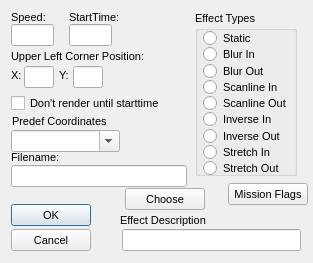
<?xml version="1.0"?>
<ui version="4.0">
  <class>BriefBitmapDialog</class>
  <widget class="QDialog" name="IDD_BRIEF_ADDBITMAP">
    <property name="geometry">
      <rect>
        <x>0</x>
        <y>0</y>
        <width>313</width>
        <height>263</height>
      </rect>
    </property>
    <property name="windowTitle">
      <string>Bitmap Effect</string>
    </property>
    <property name="font">
      <font>
        <family>Liberation Sans</family>
        <pointsize>8</pointsize>
        <bold>false</bold>
        <italic>false</italic>
      </font>
    </property>
    <property name="enabled">
      <bool>true</bool>
    </property>
    <property name="windowFlags">
      <set>Qt::Dialog|Qt::WindowCloseButtonHint</set>
    </property>
    <property name="minimumSize">
      <size>
        <width>313</width>
        <height>263</height>
      </size>
    </property>
    <property name="maximumSize">
      <size>
        <width>313</width>
        <height>263</height>
      </size>
    </property>
    <widget class="QGroupBox" name="IDC_STATIC">
      <property name="geometry">
        <rect>
          <x>195</x>
          <y>11</y>
          <width>102</width>
          <height>165</height>
        </rect>
      </property>
      <property name="title">
        <string>Effect Types</string>
      </property>
      <property name="visible">
        <bool>true</bool>
      </property>
      <property name="enabled">
        <bool>true</bool>
      </property>
      <property name="flat">
        <bool>false</bool>
      </property>
      <widget class="QRadioButton" name="IDC_BRIEF_B_STATIC">
        <property name="geometry">
          <rect>
            <x>8</x>
            <y>19</y>
            <width>54</width>
            <height>16</height>
          </rect>
        </property>
        <property name="text">
          <string>Static</string>
        </property>
        <property name="visible">
          <bool>true</bool>
        </property>
        <property name="enabled">
          <bool>true</bool>
        </property>
      </widget>
      <widget class="QRadioButton" name="IDC_BRIEF_B_BLURIN">
        <property name="geometry">
          <rect>
            <x>8</x>
            <y>35</y>
            <width>57</width>
            <height>16</height>
          </rect>
        </property>
        <property name="text">
          <string>Blur In</string>
        </property>
        <property name="visible">
          <bool>true</bool>
        </property>
        <property name="enabled">
          <bool>true</bool>
        </property>
      </widget>
      <widget class="QRadioButton" name="IDC_BRIEF_B_BLUROUT">
        <property name="geometry">
          <rect>
            <x>8</x>
            <y>52</y>
            <width>65</width>
            <height>16</height>
          </rect>
        </property>
        <property name="text">
          <string>Blur Out</string>
        </property>
        <property name="visible">
          <bool>true</bool>
        </property>
        <property name="enabled">
          <bool>true</bool>
        </property>
      </widget>
      <widget class="QRadioButton" name="IDC_BRIEF_B_SCANIN">
        <property name="geometry">
          <rect>
            <x>8</x>
            <y>68</y>
            <width>81</width>
            <height>16</height>
          </rect>
        </property>
        <property name="text">
          <string>Scanline In</string>
        </property>
        <property name="visible">
          <bool>true</bool>
        </property>
        <property name="enabled">
          <bool>true</bool>
        </property>
      </widget>
      <widget class="QRadioButton" name="IDC_BRIEF_B_SCANOUT">
        <property name="geometry">
          <rect>
            <x>8</x>
            <y>84</y>
            <width>91</width>
            <height>16</height>
          </rect>
        </property>
        <property name="text">
          <string>Scanline Out</string>
        </property>
        <property name="visible">
          <bool>true</bool>
        </property>
        <property name="enabled">
          <bool>true</bool>
        </property>
      </widget>
      <widget class="QRadioButton" name="IDC_BRIEF_B_INVIN">
        <property name="geometry">
          <rect>
            <x>8</x>
            <y>100</y>
            <width>75</width>
            <height>16</height>
          </rect>
        </property>
        <property name="text">
          <string>Inverse In</string>
        </property>
        <property name="visible">
          <bool>true</bool>
        </property>
        <property name="enabled">
          <bool>true</bool>
        </property>
      </widget>
      <widget class="QRadioButton" name="IDC_BRIEF_B_INVOUT">
        <property name="geometry">
          <rect>
            <x>8</x>
            <y>117</y>
            <width>85</width>
            <height>16</height>
          </rect>
        </property>
        <property name="text">
          <string>Inverse Out</string>
        </property>
        <property name="visible">
          <bool>true</bool>
        </property>
        <property name="enabled">
          <bool>true</bool>
        </property>
      </widget>
      <widget class="QRadioButton" name="IDC_BRIEF_B_STRETCHIN">
        <property name="geometry">
          <rect>
            <x>8</x>
            <y>133</y>
            <width>75</width>
            <height>16</height>
          </rect>
        </property>
        <property name="text">
          <string>Stretch In</string>
        </property>
        <property name="visible">
          <bool>true</bool>
        </property>
        <property name="enabled">
          <bool>true</bool>
        </property>
      </widget>
      <widget class="QRadioButton" name="IDC_BRIEF_B_STRETCHOUT">
        <property name="geometry">
          <rect>
            <x>8</x>
            <y>149</y>
            <width>83</width>
            <height>16</height>
          </rect>
        </property>
        <property name="text">
          <string>Stretch Out</string>
        </property>
        <property name="visible">
          <bool>true</bool>
        </property>
        <property name="enabled">
          <bool>true</bool>
        </property>
      </widget>
    </widget>
    <widget class="QLabel" name="IDC_STATIC_2">
      <property name="geometry">
        <rect>
          <x>11</x>
          <y>11</y>
          <width>38</width>
          <height>13</height>
        </rect>
      </property>
      <property name="text">
        <string>Speed:</string>
      </property>
      <property name="visible">
        <bool>true</bool>
      </property>
      <property name="enabled">
        <bool>true</bool>
      </property>
      <property name="alignment">
        <set>Qt::AlignLeft</set>
      </property>
    </widget>
    <widget class="QLabel" name="IDC_STATIC_3">
      <property name="geometry">
        <rect>
          <x>69</x>
          <y>11</y>
          <width>52</width>
          <height>13</height>
        </rect>
      </property>
      <property name="text">
        <string>StartTime:</string>
      </property>
      <property name="visible">
        <bool>true</bool>
      </property>
      <property name="enabled">
        <bool>true</bool>
      </property>
      <property name="alignment">
        <set>Qt::AlignLeft</set>
      </property>
    </widget>
    <widget class="QLineEdit" name="IDC_BRIEF_B_SPEED">
      <property name="geometry">
        <rect>
          <x>11</x>
          <y>24</y>
          <width>43</width>
          <height>22</height>
        </rect>
      </property>
      <property name="visible">
        <bool>true</bool>
      </property>
      <property name="enabled">
        <bool>true</bool>
      </property>
    </widget>
    <widget class="QLineEdit" name="IDC_BRIEF_B_STARTTIME">
      <property name="geometry">
        <rect>
          <x>69</x>
          <y>24</y>
          <width>43</width>
          <height>22</height>
        </rect>
      </property>
      <property name="visible">
        <bool>true</bool>
      </property>
      <property name="enabled">
        <bool>true</bool>
      </property>
    </widget>
    <widget class="QLabel" name="IDC_STATIC_4">
      <property name="geometry">
        <rect>
          <x>11</x>
          <y>50</y>
          <width>138</width>
          <height>13</height>
        </rect>
      </property>
      <property name="text">
        <string>Upper Left Corner Position:</string>
      </property>
      <property name="visible">
        <bool>true</bool>
      </property>
      <property name="enabled">
        <bool>true</bool>
      </property>
      <property name="alignment">
        <set>Qt::AlignLeft</set>
      </property>
    </widget>
    <widget class="QLineEdit" name="IDC_BRIEF_B_X">
      <property name="geometry">
        <rect>
          <x>24</x>
          <y>66</y>
          <width>30</width>
          <height>22</height>
        </rect>
      </property>
      <property name="visible">
        <bool>true</bool>
      </property>
      <property name="enabled">
        <bool>true</bool>
      </property>
    </widget>
    <widget class="QLineEdit" name="IDC_BRIEF_B_Y">
      <property name="geometry">
        <rect>
          <x>73</x>
          <y>66</y>
          <width>30</width>
          <height>22</height>
        </rect>
      </property>
      <property name="visible">
        <bool>true</bool>
      </property>
      <property name="enabled">
        <bool>true</bool>
      </property>
    </widget>
    <widget class="QLabel" name="IDC_STATIC_5">
      <property name="geometry">
        <rect>
          <x>11</x>
          <y>69</y>
          <width>12</width>
          <height>13</height>
        </rect>
      </property>
      <property name="text">
        <string>X:</string>
      </property>
      <property name="visible">
        <bool>true</bool>
      </property>
      <property name="enabled">
        <bool>true</bool>
      </property>
      <property name="alignment">
        <set>Qt::AlignLeft</set>
      </property>
    </widget>
    <widget class="QLabel" name="IDC_STATIC_6">
      <property name="geometry">
        <rect>
          <x>59</x>
          <y>69</y>
          <width>12</width>
          <height>13</height>
        </rect>
      </property>
      <property name="text">
        <string>Y:</string>
      </property>
      <property name="visible">
        <bool>true</bool>
      </property>
      <property name="enabled">
        <bool>true</bool>
      </property>
      <property name="alignment">
        <set>Qt::AlignLeft</set>
      </property>
    </widget>
    <widget class="QCheckBox" name="IDC_BRIEF_B_NORENDER">
      <property name="geometry">
        <rect>
          <x>11</x>
          <y>95</y>
          <width>155</width>
          <height>16</height>
        </rect>
      </property>
      <property name="text">
        <string>Don't render until starttime</string>
      </property>
      <property name="visible">
        <bool>true</bool>
      </property>
      <property name="enabled">
        <bool>true</bool>
      </property>
    </widget>
    <widget class="QLabel" name="IDC_STATIC_7">
      <property name="geometry">
        <rect>
          <x>12</x>
          <y>115</y>
          <width>97</width>
          <height>13</height>
        </rect>
      </property>
      <property name="text">
        <string>Predef Coordinates</string>
      </property>
      <property name="visible">
        <bool>true</bool>
      </property>
      <property name="enabled">
        <bool>true</bool>
      </property>
      <property name="alignment">
        <set>Qt::AlignLeft</set>
      </property>
    </widget>
    <widget class="QComboBox" name="IDC_BRIEF_B_PREDEF">
      <property name="maxVisibleItems">
        <number>4</number>
      </property>
      <property name="geometry">
        <rect>
          <x>11</x>
          <y>130</y>
          <width>109</width>
          <height>22</height>
        </rect>
      </property>
      <property name="visible">
        <bool>true</bool>
      </property>
      <property name="enabled">
        <bool>true</bool>
      </property>
      <property name="editable">
        <bool>true</bool>
      </property>
    </widget>
    <widget class="QLabel" name="IDC_STATIC_8">
      <property name="geometry">
        <rect>
          <x>11</x>
          <y>151</y>
          <width>49</width>
          <height>13</height>
        </rect>
      </property>
      <property name="text">
        <string>Filename:</string>
      </property>
      <property name="visible">
        <bool>true</bool>
      </property>
      <property name="enabled">
        <bool>true</bool>
      </property>
      <property name="alignment">
        <set>Qt::AlignLeft</set>
      </property>
    </widget>
    <widget class="QLineEdit" name="IDC_BRIEF_B_FILENAME">
      <property name="geometry">
        <rect>
          <x>11</x>
          <y>165</y>
          <width>176</width>
          <height>22</height>
        </rect>
      </property>
      <property name="visible">
        <bool>true</bool>
      </property>
      <property name="enabled">
        <bool>true</bool>
      </property>
    </widget>
    <widget class="QPushButton" name="IDC_MISSIONFLAGS">
      <property name="geometry">
        <rect>
          <x>228</x>
          <y>183</y>
          <width>80</width>
          <height>22</height>
        </rect>
      </property>
      <property name="text">
        <string>Mission Flags</string>
      </property>
      <property name="visible">
        <bool>true</bool>
      </property>
      <property name="enabled">
        <bool>true</bool>
      </property>
      <property name="default">
        <bool>false</bool>
      </property>
      <property name="autoDefault">
        <bool>false</bool>
      </property>
    </widget>
    <widget class="QPushButton" name="IDC_BRIEF_B_CHOOSE">
      <property name="geometry">
        <rect>
          <x>125</x>
          <y>188</y>
          <width>80</width>
          <height>22</height>
        </rect>
      </property>
      <property name="text">
        <string>Choose</string>
      </property>
      <property name="visible">
        <bool>true</bool>
      </property>
      <property name="enabled">
        <bool>true</bool>
      </property>
      <property name="default">
        <bool>false</bool>
      </property>
      <property name="autoDefault">
        <bool>false</bool>
      </property>
    </widget>
    <widget class="QPushButton" name="IDOK">
      <property name="geometry">
        <rect>
          <x>11</x>
          <y>204</y>
          <width>80</width>
          <height>22</height>
        </rect>
      </property>
      <property name="text">
        <string>OK</string>
      </property>
      <property name="visible">
        <bool>true</bool>
      </property>
      <property name="enabled">
        <bool>true</bool>
      </property>
      <property name="default">
        <bool>true</bool>
      </property>
      <property name="autoDefault">
        <bool>true</bool>
      </property>
    </widget>
    <widget class="QLabel" name="IDC_STATIC_9">
      <property name="geometry">
        <rect>
          <x>120</x>
          <y>214</y>
          <width>101</width>
          <height>13</height>
        </rect>
      </property>
      <property name="text">
        <string>Effect Description</string>
      </property>
      <property name="visible">
        <bool>true</bool>
      </property>
      <property name="enabled">
        <bool>true</bool>
      </property>
      <property name="alignment">
        <set>Qt::AlignLeft</set>
      </property>
    </widget>
    <widget class="QPushButton" name="IDCANCEL">
      <property name="geometry">
        <rect>
          <x>11</x>
          <y>229</y>
          <width>80</width>
          <height>22</height>
        </rect>
      </property>
      <property name="text">
        <string>Cancel</string>
      </property>
      <property name="visible">
        <bool>true</bool>
      </property>
      <property name="enabled">
        <bool>true</bool>
      </property>
      <property name="default">
        <bool>false</bool>
      </property>
      <property name="autoDefault">
        <bool>false</bool>
      </property>
    </widget>
    <widget class="QLineEdit" name="IDC_BRIEF_B_DESC">
      <property name="geometry">
        <rect>
          <x>122</x>
          <y>229</y>
          <width>179</width>
          <height>22</height>
        </rect>
      </property>
      <property name="visible">
        <bool>true</bool>
      </property>
      <property name="enabled">
        <bool>true</bool>
      </property>
    </widget>
  </widget>
</ui>
